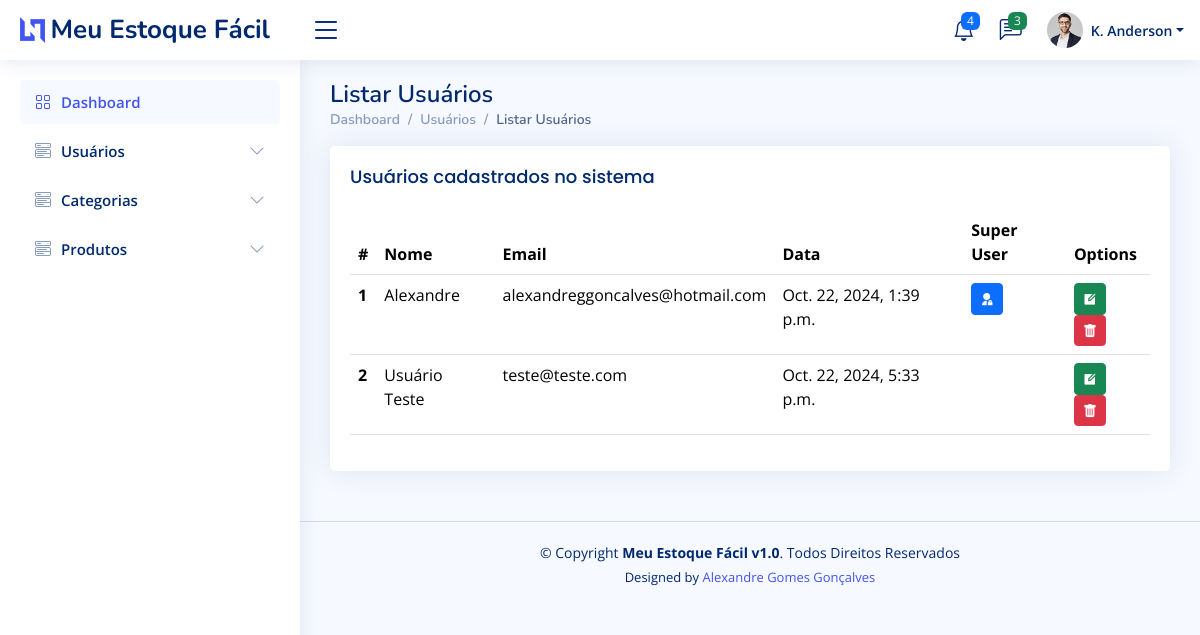
The page /usuario/listarUsuarios/ (signed in) on the database its author committed.
### authuser/models.py (models this page shows, shortened)
class User(AbstractBaseUser, PermissionsMixin):
    email       = models.EmailField(blank=True, default='', unique=True)
    name        = models.CharField(max_length=255, blank=True, default='')
    is_active       = models.BooleanField(default=True)
    is_superuser    = models.BooleanField(default=True)
    is_staff        = models.BooleanField(default=True)
    date_joined = models.DateTimeField(default=timezone.now)
    last_login  = models.DateTimeField(blank=True, null=True)
    objects = CustomUserManager()
    USERNAME_FIELD  = 'email'
    EMAIL_FIELD     = 'email'
    REQUIRED_FIELDS = []
    class Meta:
        verbose_name        = 'User'
        verbose_name_plural = 'Users'

### usuario/views.py (the view)
# urls.py: path('listarUsuarios/', views.listarUsuarios, name='listarUsuarios'),
@login_required(login_url='/sistema/login/')
def listarUsuarios(request):
    User = get_user_model()
    users = User.objects.all()
    return render(request, 'listarUsuarios.html', {'users':users})

### usuario/templates/listarUsuarios.html
{% extends 'base.html' %}
{% load static %}
{% block navbar %}
    {% include 'sidebar.html' %}
{% endblock %}
{% block content %}
    {% block header %}
        {% include 'header.html' %}
    {% endblock %}
    <main id="main" class="main">
        <div class="pagetitle">
            <h1>Listar Usuários</h1>
            <nav>
                <ol class="breadcrumb">
                    <li class="breadcrumb-item"><a href="/dashboard/">Dashboard</a></li>
                    <li class="breadcrumb-item">Usuários</li>
                    <li class="breadcrumb-item active">Listar Usuários</li>
                </ol>
            </nav>
        </div>
        <section class="section">
            <div class="row">
                <div class="col-lg-12">
                    <div class="card">
                        <div class="card-body">
                            <h5 class="card-title">Usuários cadastrados no sistema</h5>
                            <table class="table table-hover">
                                <thead>
                                    <tr>
                                        <th scope="col">#</th>
                                        <th scope="col">Nome</th>
                                        <th scope="col">Email</th>
                                        <th scope="col">Data</th>
                                        <th scope="col">Super User</th>
                                        <th scope="col">Options</th>
                                    </tr>
                                </thead>
                                <tbody>
                                    {% for usuarios in users %}
                                    <tr>
                                        <th scope="row">{{usuarios.pk}}</th>
                                        <td>{{usuarios.name}}</td>
                                        <td>{{usuarios.email}}</td>
                                        <td>{{usuarios.date_joined}}</td>
                                        <td>
                                            {% if usuarios.is_superuser %}
                                                <button type="button" class="btn btn-sm btn-primary">
                                                    <i class="ri-admin-fill"></i>
                                                </button>
                                            {% endif %}
                                        </td>
                                        <td>
                                            <button type="button" class="btn btn-sm btn-success">
                                                <i class="ri-edit-box-fill"></i>
                                            </button>
                                            <button type="button" class="btn btn-sm btn-danger">
                                                <i class="bi bi-trash-fill"></i>
                                            </button>
                                        </td>
                                    </tr>
                                    {% endfor %}
                                </tbody>
                            </table>
                        </div>
                    </div>
                </div>
            </div>
        </section>
    </main>
{% endblock %}

### assets/css/style.css (style rules this page uses)
:root { scroll-behavior: smooth; }
body { font-family: "Open Sans", sans-serif; background: #f6f9ff; color: #444444; }
a { color: #4154f1; text-decoration: none; }
h1, h2, h3, h4, h5, h6 { font-family: "Nunito", sans-serif; }
#main { margin-top: 60px; padding: 20px 30px; transition: all 0.3s; }
.pagetitle { margin-bottom: 10px; }
.pagetitle h1 { font-size: 24px; margin-bottom: 0; font-weight: 600; color: #012970; }
.card { margin-bottom: 30px; border: none; border-radius: 5px; box-shadow: 0px 0 30px rgba(1, 41, 112, 0.1); }
.card-title { padding: 20px 0 15px 0; font-size: 18px; font-weight: 500; color: #012970; font-family: "Poppins", sans-serif; }
.card-body { padding: 0 20px 20px 20px; }
.breadcrumb { font-size: 14px; font-family: "Nunito", sans-serif; color: #899bbd; font-weight: 600; }
.breadcrumb a { color: #899bbd; transition: 0.3s; }
.breadcrumb .breadcrumb-item::before { color: #899bbd; }
.breadcrumb .active { color: #51678f; font-weight: 600; }
@media (min-width: 1200px) { #main, #footer { margin-left: 300px; } }

### rows shown on the page
User: pk "1", name "Alexandre", email "alexandreggoncalves@hotmail.com", date_joined "Oct. 22, 2024, 1:39 p.m.", is_superuser True (drawn)
User: pk "2", name "Usuário Teste", email "teste@teste.com", date_joined "Oct. 22, 2024, 5:33 p.m."
